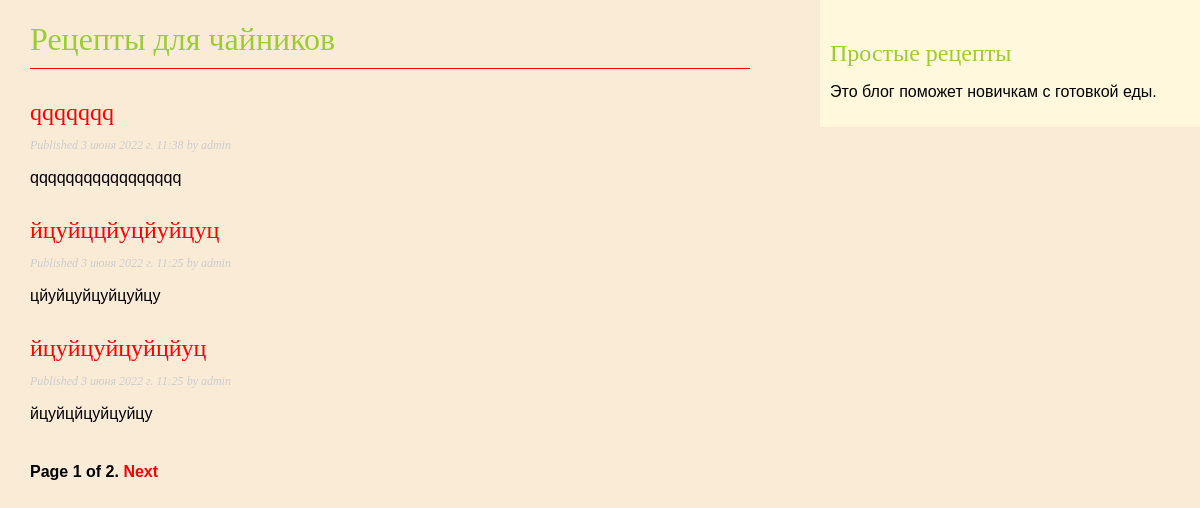
/blog/, run on an earlier commit of the app's database.
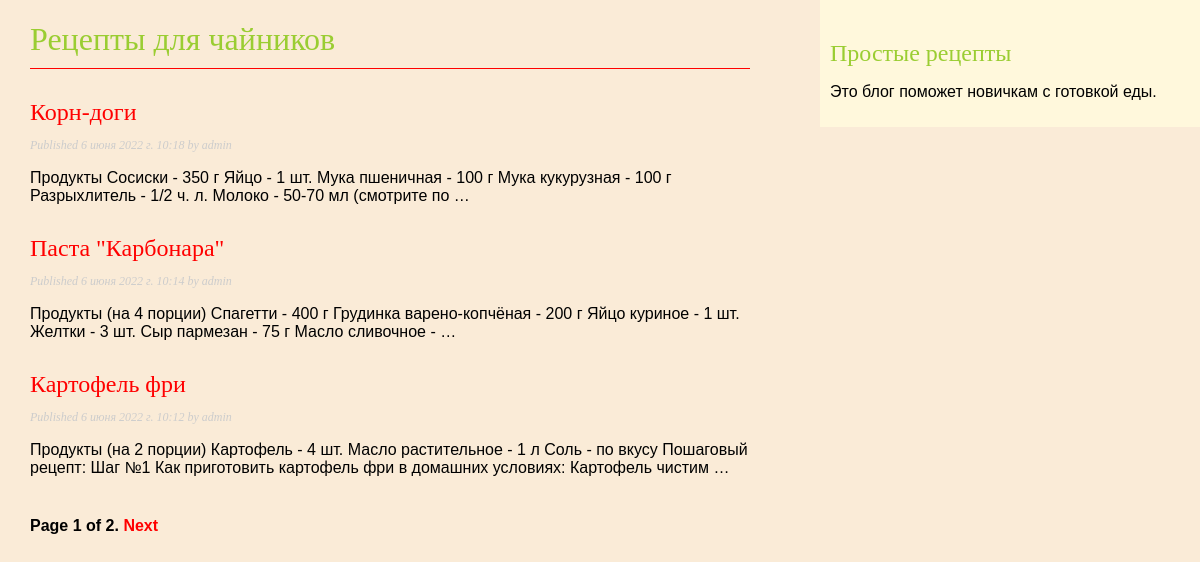
And on a later commit of the database.
### blog/models.py (models this page shows, shortened)
class Post(models.Model):
    class Status(models.TextChoices):
        DRAFT = 'DF', 'Draft'
        PUBLISHED = 'PB', 'Published'
    title = models.CharField(max_length=250)
    slug = models.SlugField(max_length=250,
                            unique_for_date='publish')
    author = models.ForeignKey(User,
                               on_delete=models.CASCADE,
                               related_name='blog_posts')
    body = models.TextField()
    publish = models.DateTimeField(default=timezone.now)
    created = models.DateTimeField(auto_now_add=True)
    updated = models.DateTimeField(auto_now=True)
    status = models.CharField(max_length=2,
                              choices=Status.choices,
                              default=Status.DRAFT)
    objects = models.Manager() # The default manager.
    published = PublishedManager() # Our custom manager.
    class Meta:
        ordering = ['-publish']
        indexes = [
            models.Index(fields=['-publish']),
        ]
    def get_absolute_url(self):
        return reverse('blog:post_detail',
                       args=[self.publish.year,
                             self.publish.month,
                             self.publish.day,
                             self.slug])

### blog/views.py (the view)
# urls.py: path('', views.PostListView.as_view(), name='post_list'),
class PostListView(ListView):
    queryset = Post.published.all()
    context_object_name = 'posts'
    paginate_by = 3
    template_name = 'blog/post/list.html'

### blog/templates/blog/post/list.html (shortened to what this page needs)
{% extends "blog/base.html" %}
{% block content %}
  <h1>Рецепты для чайников</h1>
  {% for post in posts %}
    <h2>
      <a href="{{ post.get_absolute_url }}">
        {{ post.title }}
      </a>
    </h2>
    <p class="date">
      Published {{ post.publish }} by {{ post.author }}
    </p>
    {{ post.body|truncatewords:30|linebreaks }}
  {% endfor %}
  {% include "pagination.html" with page=page_obj %}
{% endblock %}

### blog/templates/blog/base.html (shortened to what this page needs)
{% load static %}
<!DOCTYPE html>
<html>
<head>
  <link href="{% static "css/blog.css" %}" rel="stylesheet">
</head>
<body>
  <div id="content">
    {% block content %}
    {% endblock %}
  </div>
  <div id="sidebar">
    <h2>Простые рецепты</h2>
    <p>Это блог поможет новичкам с готовкой еды.</p>
  </div>
</body>
</html>

### blog/templates/pagination.html (shortened to what this page needs)
<div class="pagination">
  <span class="step-links">
    <span class="current">
      Page {{ page.number }} of {{ page.paginator.num_pages }}.
    </span>
    {% if page.has_next %}
      <a href="?page={{ page.next_page_number }}">Next</a>
    {% endif %}
  </span>
</div>

### blog/static/css/blog.css (style rules this page uses)
body { margin:0; padding:0; font-family:helvetica, sans-serif; background-color: antiquewhite; }
a { color: red; text-decoration:none; }
h1 { color: yellowgreen; font-family : Comic Sans MS, Comic Sans, cursive; font-weight:normal; border-bottom:1px solid red; padding:0 0 10px 0; }
h2 { color: yellowgreen; font-family : Comic Sans MS, Comic Sans, cursive; font-weight:normal; margin:30px 0 0; }
#content { float:left; width:60%; padding:0 0 0 30px; }
#sidebar { float:right; width:30%; padding:10px; background:#efefef; height:100%; background-color: cornsilk; }
p.date { color:#ccc; font-family: georgia, serif; font-size: 12px; font-style: italic; }
.pagination { margin:40px 0; font-weight:bold; }

What changed in the data, as far as the page shows it:
removed Post: title "qqqqqqq", publish "3 июня 2022 г. 11:38", author "admin", body "qqqqqqqqqqqqqqqqq"
removed Post: title "йцуйццйуцйуйцуц", publish "3 июня 2022 г. 11:25", author "admin", body "цйуйцуйцуйцуйцу"
removed Post: title "йцуйцуйцуйцйуц", publish "3 июня 2022 г. 11:25", author "admin", body "йцуйцйцуйцуйцу"
added Post: title "Корн-доги", publish "6 июня 2022 г. 10:18", author "admin", body "Продукты Сосиски - 350 г Яйцо - 1 шт. Мука пшеничная - 100 г Мука кукурузная - 100 г Разрыхлитель - 1/2 ч. л. Молоко - 50-70 мл (смотрите по …"
added Post: title "Паста \"Карбонара\"", publish "6 июня 2022 г. 10:14", author "admin", body "Продукты (на 4 порции) Спагетти - 400 г Грудинка варено-копчёная - 200 г Яйцо куриное - 1 шт. Желтки - 3 шт. Сыр пармезан - 75 г Масло сливочное - …"
added Post: title "Картофель фри", publish "6 июня 2022 г. 10:12", author "admin", body "Продукты (на 2 порции) Картофель - 4 шт. Масло растительное - 1 л Соль - по вкусу Пошаговый рецепт: Шаг №1 Как приготовить картофель фри в домашних условиях: Картофель чистим …"
